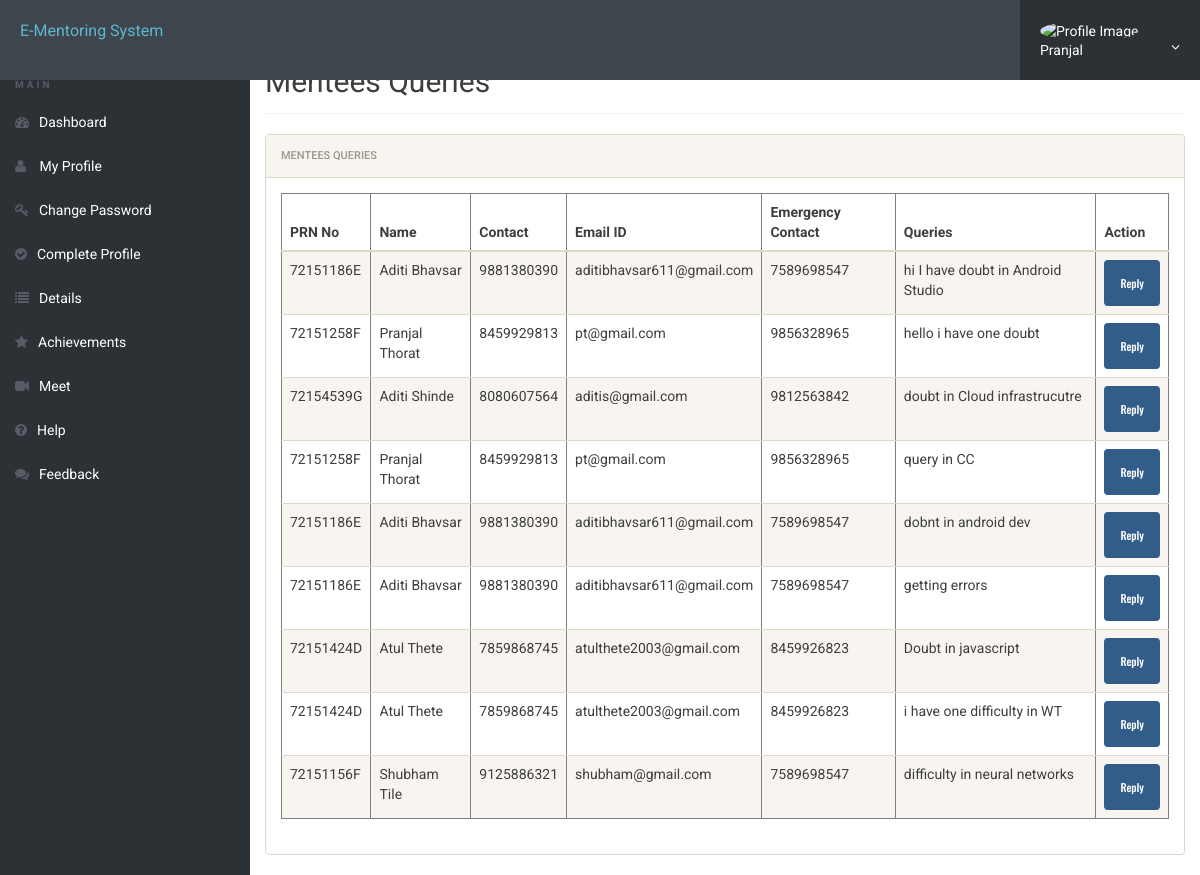
The app's page /admin/quries/student-queries.php (signed in) with its own data.
### tables this page shows
CREATE TABLE `userregistration` (
  `id` int(11) NOT NULL,
  `profileImage` blob DEFAULT NULL,
  `prnno` varchar(255) NOT NULL,
  `firstName` varchar(255) NOT NULL,
  `middleName` varchar(255) NOT NULL,
  `lastName` varchar(255) NOT NULL,
  `gender` varchar(255) NOT NULL,
  `contactNo` bigint(20) NOT NULL,
  `email` varchar(255) NOT NULL,
  `password` varchar(255) NOT NULL,
  `regDate` timestamp NOT NULL DEFAULT current_timestamp(),
  `updationDate` varchar(45) NOT NULL,
  `passUdateDate` varchar(45) NOT NULL,
  `domain` varchar(255) DEFAULT NULL,
  `mentor_id` int(11) DEFAULT NULL
);

CREATE TABLE `help` (
  `id` int(11) NOT NULL,
  `prnno` text NOT NULL,
  `firstName` text NOT NULL,
  `lastName` text NOT NULL,
  `contactno` varchar(20) DEFAULT NULL,
  `emailid` varchar(50) NOT NULL,
  `egycontactno` varchar(20) DEFAULT NULL,
  `ques` text NOT NULL,
  `isResponded` int(11) DEFAULT NULL,
  `mentor_id` int(11) DEFAULT NULL
);

### admin/quries/student-queries.php (the view, shortened to what this page needs)
<?php
include('includes/config.php');
$query = "SELECT * FROM help";
$result = $mysqli->query($query);
$rows = $result->fetch_all(MYSQLI_ASSOC);
?>
<!doctype html>
<html lang="en" class="no-js">
<head>
    <link rel="stylesheet" href="css/font-awesome.min.css">
    <link rel="stylesheet" href="css/bootstrap.min.css">
    <link rel="stylesheet" href="css/dataTables.bootstrap.min.css">
    <link rel="stylesheet" href="css/bootstrap-social.css">
    <link rel="stylesheet" href="css/bootstrap-select.css">
    <link rel="stylesheet" href="css/fileinput.min.css">
    <link rel="stylesheet" href="css/awesome-bootstrap-checkbox.css">
    <link rel="stylesheet" href="css/style.css">
</head>
<body>
<?php include('includes/header.php'); ?>
<div class="ts-main-content">
    <?php include('includes/sidebar.php'); ?>
    <div class="content-wrapper">
        <div class="container-fluid">
            <div class="row">
                <div class="col-md-12">
                    <h2 class="page-title">Mentees Queries</h2>
                    <div class="row">
                        <div class="col-md-12">
                            <div class="panel panel-default">
                                <div class="panel-heading">Mentees Queries</div>
                                <div class="panel-body">
                                    <table class="table table-striped" border="1">
                                        <thead>
                                        <tr>
                                            <th>PRN No</th>
                                            <th>Name</th>
                                            <th>Contact</th>
                                            <th>Email ID</th>
                                            <th>Emergency Contact</th>
                                            <th>Queries</th>
                                            <th>Action</th>
                                        </tr>
                                        </thead>
                                        <tbody>
                                        <?php
                                        if (count($rows) > 0) {
                                            foreach ($rows as $row) {
                                                echo "<tr>";
                                                echo "<td>" . $row['prnno'] . "</td>";
                                                echo "<td>" . $row['firstName'] . " " . $row['lastName'] . "</td>";
                                                echo "<td>" . $row['contactno'] . "</td>";
                                                echo "<td>" . $row['emailid'] . "</td>";
                                                echo "<td>" . $row['egycontactno'] . "</td>";
                                                echo "<td>" . $row['ques'] . "</td>";
                                                echo "<td><button class='btn btn-primary btn-reply' data-toggle='modal' data-target='#emailModal' data-email='" . $row['emailid'] . "' data-name='" . $row['firstName'] . " " . $row['lastName'] . "'>Reply</button></td>";
                                                echo "</tr>";
                                            }
                                        } else {
                                            echo "<tr><td colspan='7'>No data found</td></tr>";
                                        }
                                        ?>
                                        </tbody>
                                    </table>
                                </div>
                            </div>
                        </div>
                    </div>
                </div>
            </div>
        </div>
    </div>
</div>
</body>
</html>

### includes/header.php (shortened to what this page needs)
<?php
include('includes/config.php');
if(isset($_SESSION['id'])) {
    $mentee_id = $_SESSION['id'];
    $query = "SELECT profileImage, firstName FROM userregistration WHERE id = ?";
    $stmt = $mysqli->prepare($query);
    $stmt->bind_param('i', $mentee_id);
    $stmt->execute();
    $stmt->bind_result($profileImage, $firstName);
} else {
    $profileImage = "img/user.png";
    $firstName = "";
}
?>
<div class="brand clearfix">
    <a href="#" class="logo" style="font-size:16px;">E-Mentoring System</a>
    <?php if(isset($_SESSION['id'])): ?>
        <ul class="ts-profile-nav">
            <li class="ts-account">
                <a href="#">
                    <img src="<?php echo $profileImage; ?>" class="ts-avatar hidden-side" alt="Profile Image">
                    <?php echo $firstName; ?> <i class="fa fa-angle-down hidden-side"></i>
                </a>
            </li>
        </ul>
    <?php endif; ?>
</div>

### css/style.css (style rules this page uses)
html { font-size: 14px; }
@media only screen and (min-width: 480px) { html { font-size: 17px; } }
@media only screen and (min-width: 768px) { html { font-size: 14px; } }
body { font-size: 1em; }
a { color: #37a6c4; }
.btn { font-family: 'Oswald', sans-serif; }
.panel { overflow: hidden; }
ul, li { margin: 0; padding: 0; list-style: none; }
.btn { text-transform: none; }
.page-title { padding-bottom: 15px; margin-bottom: 20px; border-bottom: 1px solid #f0f0f0; }
.brand { background: #3e454c; position: relative; z-index: 3; position: fixed; width: 100%; top: 0; }
.brand .logo { box-sizing: border-box; padding: 20px; float: left; display: block; width: 200px; }
@media only screen and (min-width: 992px) { .brand .logo { width: 250px; } }
.brand .ts-profile-nav { float: right; display: none; }
.brand .ts-profile-nav li { float: left; position: relative; }
.brand .ts-profile-nav li a { display: block; padding: 20px; color: #fff; }
.brand .ts-profile-nav .ts-account .fa-angle-down { float: right; }
.brand .ts-profile-nav .ts-account > a { width: 180px; background: #2c3136; }
.brand .ts-profile-nav .ts-account .ts-avatar { border-radius: 50%; height: 28px; margin: -10px 0; margin-right: 10px; }
@media only screen and (min-width: 992px) { .brand .ts-profile-nav { display: block; } }
.ts-main-content .content-wrapper { padding-top: 15px; margin-top: 20px; }
@media only screen and (min-width: 992px) { .ts-main-content .content-wrapper { margin-left: 250px; } }

### admin/quries/student-queries.php (style rules this page uses)
body { margin-top: 30px; }

### records on screen
userregistration: firstName "Pranjal"
help: prnno "72151186E", firstName "Aditi", lastName "Bhavsar", contactno "9881380390", emailid "aditibhavsar611@gmail.com", egycontactno "7589698547", ques "hi I have doubt in Android Studio"
help: prnno "72151258F", firstName "Pranjal", lastName "Thorat", contactno "8459929813", emailid "pt@gmail.com", egycontactno "9856328965", ques "hello i have one doubt"
help: prnno "72154539G", firstName "Aditi", lastName "Shinde", contactno "8080607564", emailid "aditis@gmail.com", egycontactno "9812563842", ques "doubt in Cloud infrastrucutre"
help: prnno "72151258F", firstName "Pranjal", lastName "Thorat", contactno "8459929813", emailid "pt@gmail.com", egycontactno "9856328965", ques "query in CC"
help: prnno "72151186E", firstName "Aditi", lastName "Bhavsar", contactno "9881380390", emailid "aditibhavsar611@gmail.com", egycontactno "7589698547", ques "dobnt in android dev"
help: prnno "72151186E", firstName "Aditi", lastName "Bhavsar", contactno "9881380390", emailid "aditibhavsar611@gmail.com", egycontactno "7589698547", ques "getting errors"
help: prnno "72151424D", firstName "Atul", lastName "Thete", contactno "7859868745", emailid "atulthete2003@gmail.com", egycontactno "8459926823", ques "Doubt in javascript"
help: prnno "72151424D", firstName "Atul", lastName "Thete", contactno "7859868745", emailid "atulthete2003@gmail.com", egycontactno "8459926823", ques "i have one difficulty in WT"
help: prnno "72151156F", firstName "Shubham", lastName "Tile", contactno "9125886321", emailid "shubham@gmail.com", egycontactno "7589698547", ques "difficulty in neural networks"
